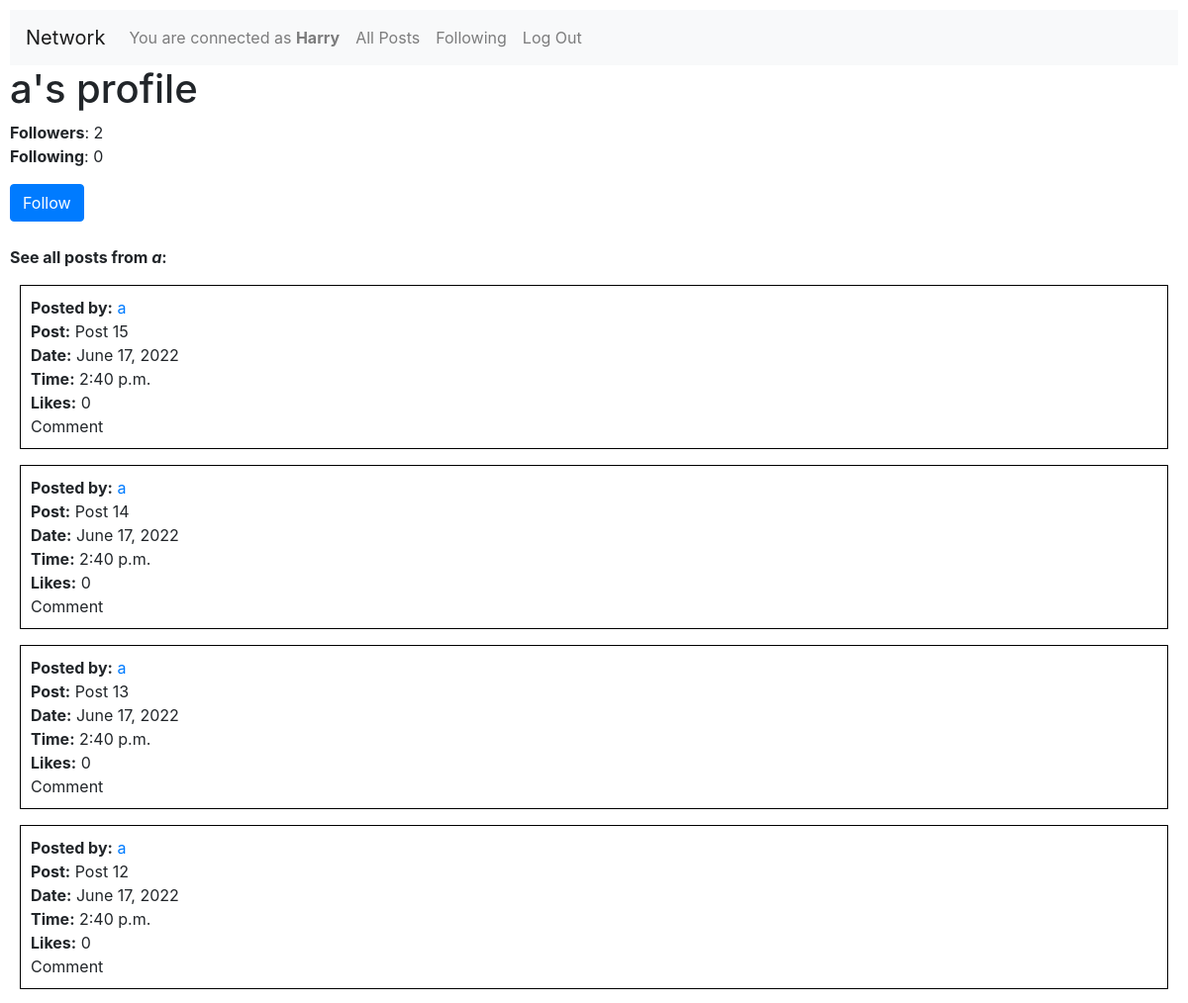
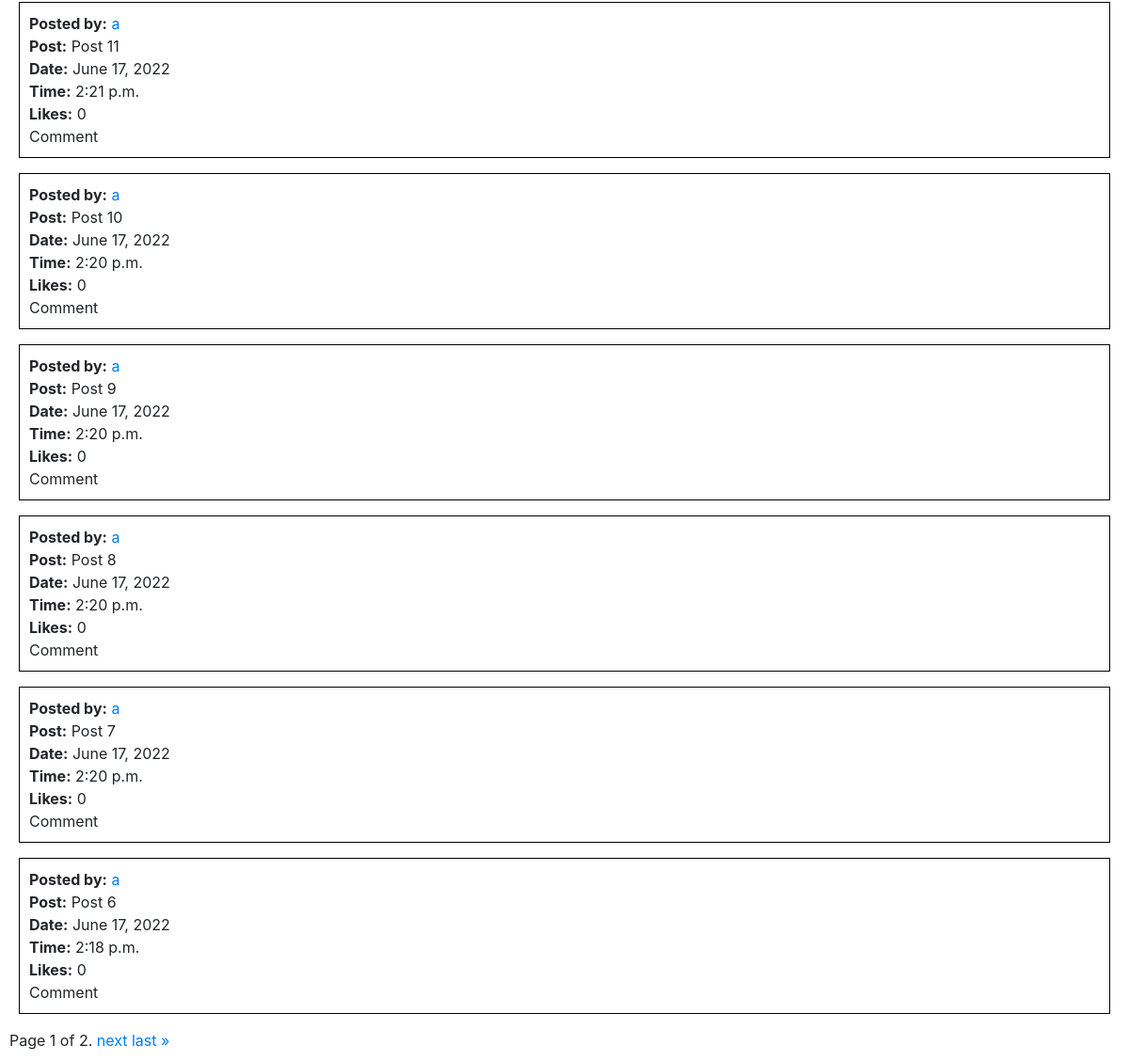
Screenshot of /user/a (signed in) with the database file from the repository (2 pictures, top to bottom).
### network/models.py (models this page shows, shortened)
class User(AbstractUser):
    pass
    def __str__(self):
        return f"USER NUMBER '{self.id}' is '{self.username}'. LAST CONNEXION: {self.last_login}."

class Post(models.Model):
    userid = models.ForeignKey(User, on_delete=models.CASCADE, related_name="user")
    post = models.TextField(max_length=500)
    datetime = models.DateTimeField(default=datetime.now)
    likes = models.IntegerField(default=0)

### network/views.py (the view)
# urls.py: path("user/<str:username>", views.profile_page, name="profile_page"),
def profile_page(request, username):
    if request.method == "POST":
        if 'follow' in request.POST:
            try:
                user_profiled = User.objects.filter(username=username)
                user_profiled_id = user_profiled.values_list('id', flat=True)
                user_profiled_id = user_profiled_id[0]
                user_posts = Post.objects.filter(userid=user_profiled_id).order_by('-id')
                paginator = Paginator(user_posts, 10) # test Paginator with 10 per page
                page_number = request.GET.get('page')
                page_obj = paginator.get_page(page_number)
                amount_of_followers = Follower.objects.filter(followed=user_profiled_id).count()
                amount_of_following = Follower.objects.filter(follower=user_profiled_id).count()
                user_logged_in = request.user.id
                isfollowing = Follower.objects.filter(followed=user_profiled_id,follower=user_logged_in).count()
                followed = User.objects.filter(id=user_profiled_id)
                followed = followed[0]
                follower = User.objects.filter(id=user_logged_in)
                follower = follower[0]
                follow = Follower(followed=followed,follower=follower)
                follow.save()
                amount_of_followers = Follower.objects.filter(followed=user_profiled_id).count()
                amount_of_following = Follower.objects.filter(follower=user_profiled_id).count()
                isfollowing = Follower.objects.filter(followed=user_profiled_id,follower=user_logged_in).count()
                return render(request, "network/profile.html", {
                            "username": username,
                            "user_profiled": user_profiled,
                            "user_profiled_id": user_profiled_id,
                            "amount_of_followers": amount_of_followers,
                            "amount_of_following": amount_of_following,
                            "user_logged_in": user_logged_in,
                            "isfollowing": isfollowing,
                            "user_posts": user_posts,
                            "post_request": "follow",
                            "page_obj": page_obj
                        })
            except IndexError:
                return render(request, "network/missingprofile.html", {
                            "username": username,
                        })
        elif 'unfollow' in request.POST:
            try:
                user_profiled = User.objects.filter(username=username)
                user_profiled_id = user_profiled.values_list('id', flat=True)
                user_profiled_id = user_profiled_id[0]
                user_posts = Post.objects.filter(userid=user_profiled_id).order_by('-id')
                paginator = Paginator(user_posts, 10) # test Paginator with 10 per page
                page_number = request.GET.get('page')
                page_obj = paginator.get_page(page_number)
                amount_of_followers = Follower.objects.filter(followed=user_profiled_id).count()
                amount_of_following = Follower.objects.filter(follower=user_profiled_id).count()
                user_logged_in = request.user.id
                user_logged_in = int(user_logged_in)
                isfollowing = Follower.objects.filter(followed=user_profiled_id,follower=user_logged_in).count()
                followed = User.objects.filter(id=user_profiled_id)
                followed = followed[0]
                follower = User.objects.filter(id=user_logged_in)
                follower = follower[0]
                follow = Follower.objects.filter(followed=followed,follower=follower)
                follow.delete()
                amount_of_followers = Follower.objects.filter(followed=user_profiled_id).count()
                amount_of_following = Follower.objects.filter(follower=user_profiled_id).count()
                isfollowing = Follower.objects.filter(followed=user_profiled_id,follower=user_logged_in).count()
                return render(request, "network/profile.html", {
                            "username": username,
                            "user_profiled": user_profiled,
                            "user_profiled_id": user_profiled_id,
                            "amount_of_followers": amount_of_followers,
                            "amount_of_following": amount_of_following,
                            "user_logged_in": user_logged_in,
                            "isfollowing": isfollowing,
                            "user_posts": user_posts,
                            "post_request": "unfollow",
                            "page_obj": page_obj
                        })
            except IndexError:
                return render(request, "network/missingprofile.html", {
                            "username": username,
                        })
    else:
        try:
            user_profiled = User.objects.filter(username=username)
            user_profiled_id = user_profiled.values_list('id', flat=True)
            user_profiled_id = user_profiled_id[0]
            user_posts = Post.objects.filter(userid=user_profiled_id).order_by('-id')
            paginator = Paginator(user_posts, 10) # test Paginator with 10 per page
            page_number = request.GET.get('page')
            page_obj = paginator.get_page(page_number)
            amount_of_followers = Follower.objects.filter(followed=user_profiled_id).count()
            amount_of_following = Follower.objects.filter(follower=user_profiled_id).count()
            user_logged_in = request.user.id
            isfollowing = Follower.objects.filter(followed=user_profiled_id,follower=user_logged_in).count()
            return render(request, "network/profile.html", {
                        "username": username,
                        "user_profiled": user_profiled,
                        "user_profiled_id": user_profiled_id,
                        "amount_of_followers": amount_of_followers,
                        "amount_of_following": amount_of_following,
                        "user_logged_in": user_logged_in,
                        "isfollowing": isfollowing,
                        "user_posts": user_posts,
                        "page_obj": page_obj
                    })
        except IndexError:
            return render(request, "network/missingprofile.html", {
                        "username": username,
                    })

### network/templates/network/profile.html (shortened to what this page needs)
{% extends "network/layout.html" %}
{% block body %}
    <h1>{{ username }}'s profile</h1>
    <b>Followers</b>: {{ amount_of_followers }}
    <br>
    <b>Following</b>: {{ amount_of_following }}
    {% if username == user.username %}
        <i>This is your own profile, you cannot follow or unfollow yourself :)</i>
        <p>
        </p>
    {% else %}
        {% if not user_logged_in %}
            You need to <a href="{% url 'login' %}">Log In</a> in order to follow or unfollow other users!
            <p></p>
        {% else %}
            <form action="{% url 'profile_page' username %}" method="post">
                <button class="btn btn-primary mb-2">Follow</button>
            </form>
        {% endif %}
    {% endif %}
    <b>See all posts from <i>{{ username }}</i>:</b>
    {% for user_post in page_obj %}
        <div class="subdiv">
            <b>Posted by:</b> <a href="{% url 'profile_page' user_post.userid.username %}">{{ user_post.userid.username }}</a>
            <br>
            <b>Post:</b> {{ user_post.post }}
            <br>
            <b>Date:</b> {{ user_post.datetime.date }}
            <br>
            <b>Time:</b> {{ user_post.datetime.time }}
            <br>
            <b>Likes:</b> {{ user_post.likes }}
            <br>
            Comment
            <br>
        </div>
    {% empty %}
        <i>{{ username }}</i> hasn't published any post, yet.
        <p></p>
    {% endfor %}
    <div class="pagination">
        <span class="step-links">
            <span class="current">
                Page {{ page_obj.number }} of {{ page_obj.paginator.num_pages }}.
            </span>
            {% if page_obj.has_next %}
                <a href="?page={{ page_obj.next_page_number }}">next</a>
                <a href="?page={{ page_obj.paginator.num_pages }}">last &raquo;</a>
            {% endif %}
        </span>
    </div>
{% endblock %}

### network/templates/network/layout.html (shortened to what this page needs)
{% load static %}
<!DOCTYPE html>
<html lang="en">
    <head>
        <link rel="stylesheet" href="https://stackpath.bootstrapcdn.com/bootstrap/4.4.1/css/bootstrap.min.css">
        <link href="{% static 'network/styles.css' %}" rel="stylesheet">
    </head>
    <body>
        <nav class="navbar navbar-expand-lg navbar-light bg-light">
            <a class="navbar-brand" href="#">Network</a>
            <div>
              <ul class="navbar-nav mr-auto">
                {% if user.is_authenticated %}
                    <li class="nav-item">
                        <a class="nav-link" href="#">You are connected as <strong> {{ user.username }}</strong></a>
                    </li>
                {% endif %}
                <li class="nav-item">
                  <a class="nav-link" href="{% url 'index' %}">All Posts</a>
                </li>
                {% if user.is_authenticated %}
                    <li class="nav-item">
                        <a class="nav-link" href="{% url 'following' %}">Following</a>
                    </li>
                    <li class="nav-item">
                        <a class="nav-link" href="{% url 'logout' %}">Log Out</a>
                    </li>
                {% endif %}
              </ul>
            </div>
          </nav>
        <div class="body">
            {% block body %}
            {% endblock %}
        </div>
    </body>
</html>

### network/static/network/styles.css (style rules this page uses)
body { padding: 10px; }
.subdiv { border: black; border-width: 1px; border-style: solid; margin: 10px; padding: 10px; }

### rows the page displays
User: username "Harry"
Post: userid.username "a", post "Post 15", datetime "June 17, 2022", datetime.time "2:40 p.m.", likes "0"
Post: userid.username "a", post "Post 14", datetime "June 17, 2022", datetime.time "2:40 p.m.", likes "0"
Post: userid.username "a", post "Post 13", datetime "June 17, 2022", datetime.time "2:40 p.m.", likes "0"
Post: userid.username "a", post "Post 12", datetime "June 17, 2022", datetime.time "2:40 p.m.", likes "0"
Post: userid.username "a", post "Post 11", datetime "June 17, 2022", datetime.time "2:21 p.m.", likes "0"
Post: userid.username "a", post "Post 10", datetime "June 17, 2022", datetime.time "2:20 p.m.", likes "0"
Post: userid.username "a", post "Post 9", datetime "June 17, 2022", datetime.time "2:20 p.m.", likes "0"
Post: userid.username "a", post "Post 8", datetime "June 17, 2022", datetime.time "2:20 p.m.", likes "0"
Post: userid.username "a", post "Post 7", datetime "June 17, 2022", datetime.time "2:20 p.m.", likes "0"
Post: userid.username "a", post "Post 6", datetime "June 17, 2022", datetime.time "2:18 p.m.", likes "0"

### other values shown
{{ username }} "a"
{{ amount_of_followers }} "2"
{{ amount_of_following }} "0"
{{ page_obj.number }} "1"
{{ page_obj.paginator.num_pages }} "2"
